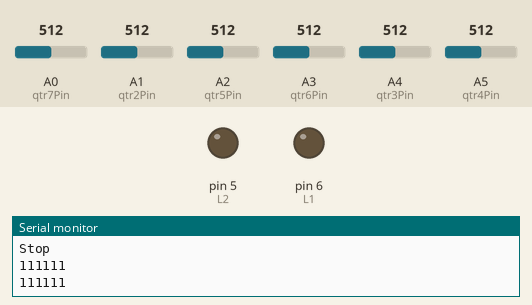
Simulated run of this sketch. Board: Arduino Uno, built with avr-gcc and run on an emulated ATmega328P. Parts: output pins drawn as LEDs (lit = HIGH), the last lines printed to the serial monitor. Inputs (shaded band) come from the test bench; at power-on: A0 (qtr7Pin) = 512, A3 (qtr6Pin) = 512, A2 (qtr5Pin) = 512, A1 (qtr2Pin) = 512, A4 (qtr3Pin) = 512, A5 (qtr4Pin) = 512. Pins used as bus, display or sensor lines are not drawn.

Above: at 2.5 s.
2.6 s: A0 (qtr7Pin) set to 257
4.1 s: A0 (qtr7Pin) set to 238
7.1 s: A3 (qtr6Pin) set to 258
8.6 s: A3 (qtr6Pin) set to 232
At 8.74 s:
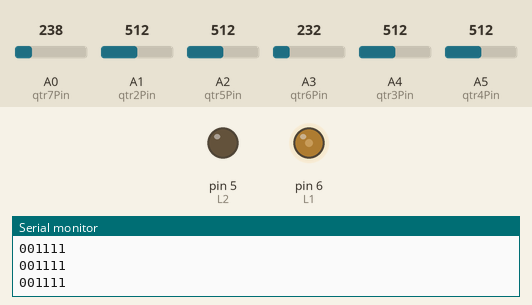
At 10.5 s:
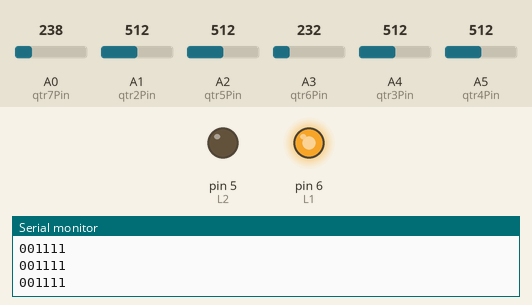
10.9 s: A2 (qtr5Pin) set to 260
12.4 s: A2 (qtr5Pin) set to 242
At 12.56 s:
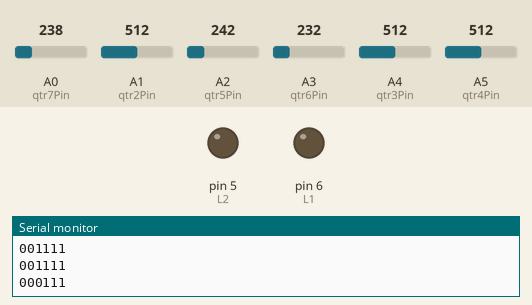
Timing chart, 0 to 15.2 s (numbered marks = the images above; inputs shaded):
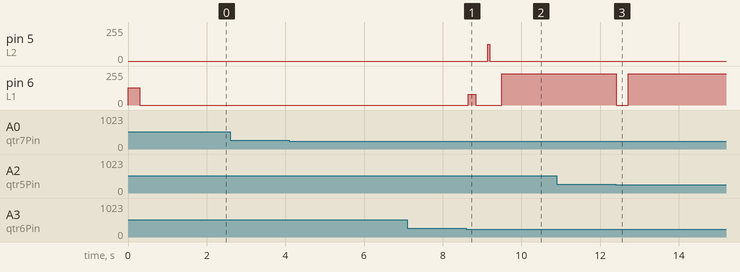

The sketch:

qtrTest_22_3.ino
```cpp
#define L2 5
#define L1 6
#define R1 10
#define R2 11

#define qtr2Pin A1
#define qtr3Pin A4
#define qtr4Pin A5
#define qtr5Pin A2
#define qtr6Pin A3
#define qtr7Pin A0

int qtrVal[7];
char qtrState[7];


void setup()
{
	pinMode(L1, OUTPUT);
	pinMode(L2, OUTPUT);
	pinMode(R1, OUTPUT);
	pinMode(R2, OUTPUT);

	analogWrite(L1, 0);
	analogWrite(R1, 0);

	analogWrite(L2, 0);
	analogWrite(R2, 0);

	Serial.begin(9600);

	while((strcmp(qtrState, "111111")))
	{
		getLine();
	}

	moveForward(130);
	delay(300);
	moveStop();
	delay(1000);
}

void loop()
{
	getLine();
	followLine();
}

void getLine()
{
	qtrVal[0] = analogRead(qtr7Pin);
	qtrVal[1] = analogRead(qtr6Pin);
	qtrVal[2] = analogRead(qtr5Pin);
	qtrVal[3] = analogRead(qtr4Pin);
	qtrVal[4] = analogRead(qtr3Pin);
	qtrVal[5] = analogRead(qtr2Pin);

	for(int i=0;i<6;i++)
	{
		if (qtrVal[i] >= 250)
		{
			qtrState[i] = '1';
		}

		else
		{
			qtrState[i] = '0';
		}

		Serial.write(qtrState[i]);
		//delay(100);
	}
		Serial.println("   ");
}

void moveForward(int speed)
{
	analogWrite(L1, speed);
	analogWrite(R1, speed);

	analogWrite(L2, 0);
	analogWrite(R2, 0);
}

void moveStop()
{
	analogWrite(L1, 0);
	analogWrite(R1, 0);

	analogWrite(L2, 0);
	analogWrite(R2, 0);
}

void moveReverse(int speed)
{
	analogWrite(L1, 0);
	analogWrite(R1, 0);

	analogWrite(L2, speed);
	analogWrite(R2, speed);
}

void moveRight(int speed)
{
	analogWrite(L1, speed);
	analogWrite(R2, speed);
	analogWrite(L2, 0);
	analogWrite(R1, 0);
}

void moveRightTicks(int speed, int tickNum, int interval)
{
	//unsigned long previousMillis = 0;

	for(int i=0; i<(tickNum);i++)
	{

		moveRight(speed);

		delay(interval);

		moveStop();

		delay(1000);
	}
}

void moveLeft(int speed)
{
	analogWrite(L2, speed);
	analogWrite(R1, speed);
	analogWrite(L1, 0);
	analogWrite(R2, 0);
}

void moveLeftTicks(int speed, int tickNum, int interval)
{
	for(int i=0; i<(tickNum);i++)
	{
		moveLeft(speed);

		delay(interval);

		moveStop();

		delay(1000);
	}
}


void followStraight()
{
	getLine();

	if ((!strcmp(qtrState, "001100"))) //STRAIGHT
	{
		moveForward(65);
		Serial.println("Straight");
	}

	if ((!strcmp(qtrState, "000100")))
	{
		moveForward(65);
		Serial.println("Straight");
	}

	if ((!strcmp(qtrState, "001000")))
	{
		moveForward(65);
		Serial.println("Straight");
	}

	if ((!strcmp(qtrState, "011000")) || (!strcmp(qtrState, "011100")))		//CORRECT LEFT
	{
		moveLeft(200);
		while((strcmp(qtrState, "001100")) && (strcmp(qtrState, "000100")) && (strcmp(qtrState, "001000")))//&& (strcmp(qtrState, "011000")))
		{
			getLine();
			moveLeft(200);
			Serial.println("Correcting Left");

		}

		moveStop();
		delay(300);
	}

	if ((!strcmp(qtrState, "000110")) || (!strcmp(qtrState, "001110")))	//CORRECT RIGHT
	{
		while((strcmp(qtrState, "001100")) && (strcmp(qtrState, "000100")) && (strcmp(qtrState, "001000")))//&& (strcmp(qtrState, "011000")))
		{
			getLine();
			moveRight(200);
			Serial.println("Correcting Right");
		}

		moveStop();
		delay(300);
	}

	if  ((!strcmp(qtrState, "000000")) || (!strcmp(qtrState, "111111")))
	{
		moveStop();

		while((!strcmp(qtrState, "000000")))
        {
        	while(1)
        	{
		       	 getLine();
		       	 Serial.print("I see nothing    ");
	       	}
        }

		moveStop();
		Serial.println("Stop");

	}
}

void followRight()
{
	getLine();

	if ((!strcmp(qtrState, "001111")) || (!strcmp(qtrState, "000111")))    //RIGHT
	{
		moveForward(80);
		delay(200);
		moveStop();
		delay(300);
		moveReverse(125);
		delay(50);
		moveStop();
		delay(300);

		while((strcmp(qtrState, "000001")) && (strcmp(qtrState, "000011")) && (strcmp(qtrState, "000111")) )
		{
			getLine();
			moveRight(235);
		}

		moveStop();
		delay(300);

		while((strcmp(qtrState, "001100")))
		{
			getLine();
			moveRight(235);
		}

		moveStop();
	}
}

void followLeft()
{
	getLine();

	if ((!strcmp(qtrState, "111100")) || (!strcmp(qtrState, "111000")))    //RIGHT
	{
		moveForward(80);
		delay(200);
		moveStop();
		delay(300);
		moveReverse(125);
		delay(50);
		moveStop();
		delay(300);

		while((strcmp(qtrState, "100000")) && (strcmp(qtrState, "110000")) && (strcmp(qtrState, "111000")) )
		{
			getLine();
			moveLeft(235);
		}

		moveStop();
		delay(300);

		while((strcmp(qtrState, "001100")))
		{
			getLine();
			moveLeft(235);
		}

		moveStop();
	}
}

void followLine()
{
	getLine();
	followStraight();

	// Serial.println("FOLLOWING STRAIGHT");

	// while((strcmp(qtrState, "011111")) && (strcmp(qtrState, "001111")) && (strcmp(qtrState, "000111")))
	// {
	// 	getLine();
	// 	followStraight();
	// 	Serial.println("HEADING FOR FIRST TURN");
	// }

	// followRight();

	// //Serial.println("ALMOST AT THAT WHILE BREH");

	// while((strcmp(qtrState, "111110")) && (strcmp(qtrState, "111100")) && (strcmp(qtrState, "111000")))
	// {
	// 	getLine();
	// 	followStraight();
	// 	Serial.println("HEADING FOR SECOIND TURN");

	// 	if (!strcmp(qtrState, "011110"))
	// 	break;
	// }

	// followLeft();

	// while((strcmp(qtrState, "111110")) && (strcmp(qtrState, "111100")) && (strcmp(qtrState, "111000")))
	// {
	// 	getLine();
	// 	followStraight();
	// 	Serial.println("HEADING FOR THIRD TURN");

	// 	if (!strcmp(qtrState, "011110"))
	// 	break;
	// }

	// followLeft();

	if ((!strcmp(qtrState, "001111")) || (!strcmp(qtrState, "000111"))|| (!strcmp(qtrState, "011111")))
	{
		followRight();
	}

	if ((!strcmp(qtrState, "111100")) || (!strcmp(qtrState, "111000")) || (!strcmp(qtrState, "111110")))
	{
		followLeft();
	}
}

// int checkTurn()
// {
// 	if((!strcmp(qtrState, "1110")) || (!strcmp(qtrState, "1100")))  //check for left-L
// 	{
//        return leftLTurn
// 	}
// 	//check for right L
// 	//check for L T jun
// 	//check for R T junct
// 	//check for Both T junct
// 	//check for 4 way


// }

// int turn(int dir)
// {
// 	if((checkTurn() == leftLTurn) && (dir == left))
// 	{
// 		//delay(00);
// 		moveRightTicks(255);
// 		delay(500);

// 		Serial.println("Right");


// 		//moveStop();
// 		//while(1);
// 		while((!strcmp(qtrState, "0000")));


// 	}
// }
```

Measured:
- the behaviour switches between 250 and 249 on A3 (qtr6Pin) (found by bisection; images 0 and 1)
- the behaviour switches between 250 and 249 on A2 (qtr5Pin) (found by bisection; images 2 and 3)
- after the input at 8.6 s, pin 5 (L2): 0/255 → 125/255 after 0.54 s, → 0/255 0.05 s later; pin 6 (L1): 0/255 → 80/255 at once, → 0/255 0.20 s later, → 235/255 0.65 s later
- after the input at 12.4 s, pin 6 (L1): 235/255 → 0/255 at once, → 235/255 0.30 s later
